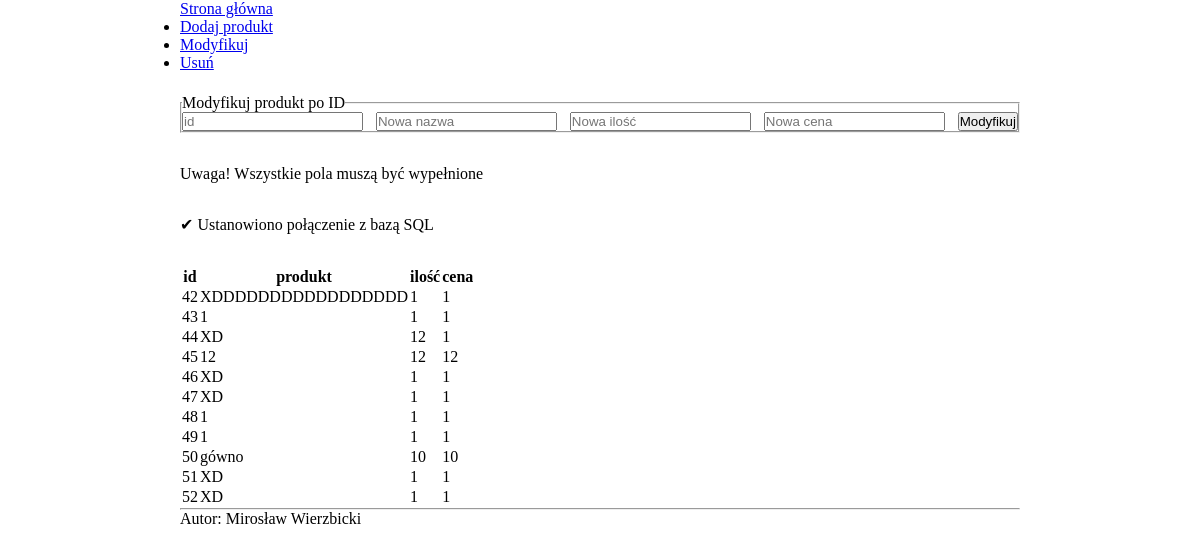
Screenshot of /modify.php with the database file from the repository.
### tables this page shows
CREATE TABLE `produkty` (
  `id` int(10) UNSIGNED NOT NULL,
  `nazwa` text NOT NULL,
  `ilosc` int(11) NOT NULL,
  `cena` varchar(10) NOT NULL
);

### modify.php (the view, shortened to what this page needs)
<!DOCTYPE html>
<html lang="pl">
<head>
    <link rel="stylesheet" href="https://unpkg.com/terminal.css@0.7.1/dist/terminal.min.css" />
    <link rel="stylesheet" href="style2.css">
</head>
<body>
    <div class="container">
        <div class="terminal-nav">
            <header class="terminal-logo">
                <div class="logo terminal-prompt">
                    <a href="index.php" class="no-style">Strona główna</a>
                </div>
            </header>
            <nav class="terminal-menu">
                <ul>
                    <li><a href="add.php" class="menu-item">Dodaj produkt</a></li>
                    <li><a href="modify.php" class="menu-item active">Modyfikuj</a></li>
                    <li><a href="remove.php" class="menu-item">Usuń</a></li>
                </ul>
            </nav>
        </div>
            <form action="#" method="post">
                <fieldset>
                    <legend>Modyfikuj produkt po ID</legend>
                    <div class="main-form">
                        <input type="number" name="id" id="" placeholder="id" required>
                        <input type="text" name="product" id="" placeholder="Nowa nazwa" required>
                        <input type="number" name="quantity" id="" placeholder="Nowa ilość" required>
                        <input type="number" name="price" id="" placeholder="Nowa cena" required>
                        <button type="submit" class="btn btn-default">Modyfikuj</button>
                    </div>
                </fieldset>
            </form>
            <div class="terminal-alert">Uwaga! Wszystkie pola muszą być wypełnione</div>
            <?php
                @$polaczenie = mysqli_connect("localhost","root","","terminal");
                if(!$polaczenie) {
                    echo "<div class=\"terminal-alert terminal-alert-error\">⚠ Błąd połączenia z bazą SQL</div>";
                }
                else {
                    echo "<div class=\"terminal-alert terminal-alert-primary\">✔ Ustanowiono połączenie z bazą SQL</div>";
                }
            ?>
            <table>
                <thead>
                    <tr>
                        <th>id</th>
                        <th>produkt</th>
                        <th>ilość</th>
                        <th>cena</th>
                    </tr>
                </thead>
                <tbody>
                    <?php
                        $wyswietl_produkty = "SELECT * FROM produkty";
                    $wynik_wyswietl = mysqli_query($polaczenie, $wyswietl_produkty);
                    while($row=mysqli_fetch_array($wynik_wyswietl)) {
                        echo "<tr>";
                        echo "<td>".($row['id'])."</td><td>".($row['nazwa'])."</td><td>".($row['ilosc'])."</td><td>".($row['cena'])."</td></tr>";
                    }
                    ?>
                </tbody>
            </table>
    <footer>
        <hr>
        <p>Autor: Mirosław Wierzbicki</p>
    </footer>
    </div>
</body>
</html>

### style2.css (style rules this page uses)
* { margin: 0; padding: 0; box-sizing: border-box; }
.container { margin-left: auto; margin-right: auto; width: 70%; min-width: 100vh; }
.main-form { display: flex; justify-content: space-between; flex-direction: row; }
.terminal-alert { margin: 2em 0; }
form { margin-top: 1.4em!important; }
input { margin-right: 0.3em!important; }
footer { position: relative; bottom: 0; width: 100%; }

### rows the page displays
produkty: id "42", nazwa "XDDDDDDDDDDDDDDDDD", ilosc "1", cena "1"
produkty: id "43", nazwa "1", ilosc "1", cena "1"
produkty: id "44", nazwa "XD", ilosc "12", cena "1"
produkty: id "45", nazwa "12", ilosc "12", cena "12"
produkty: id "46", nazwa "XD", ilosc "1", cena "1"
produkty: id "47", nazwa "XD", ilosc "1", cena "1"
produkty: id "48", nazwa "1", ilosc "1", cena "1"
produkty: id "49", nazwa "1", ilosc "1", cena "1"
produkty: id "50", nazwa "gówno", ilosc "10", cena "10"
produkty: id "51", nazwa "XD", ilosc "1", cena "1"
produkty: id "52", nazwa "XD", ilosc "1", cena "1"
